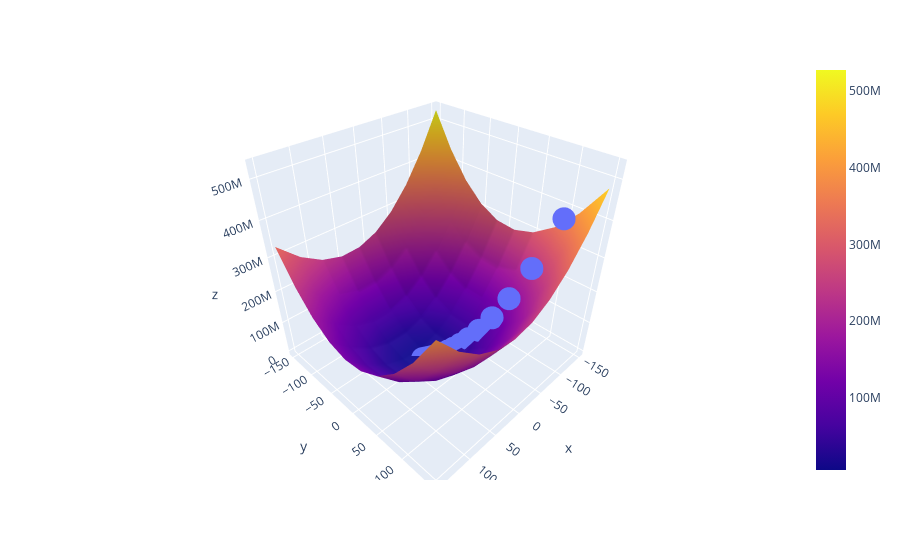

Notebook code cell kept with this figure:
### Code cell
import plotly.express as px

fig = px.scatter_3d(x=np.array(all_m).ravel(), y=np.array(all_b).ravel(), z=np.array(all_cost).ravel()*100)

fig.add_trace(go.Surface(x = m_arr, y = b_arr, z =z_arr*100 ))

fig.show()

fig.write_html("cost_function2.html")
